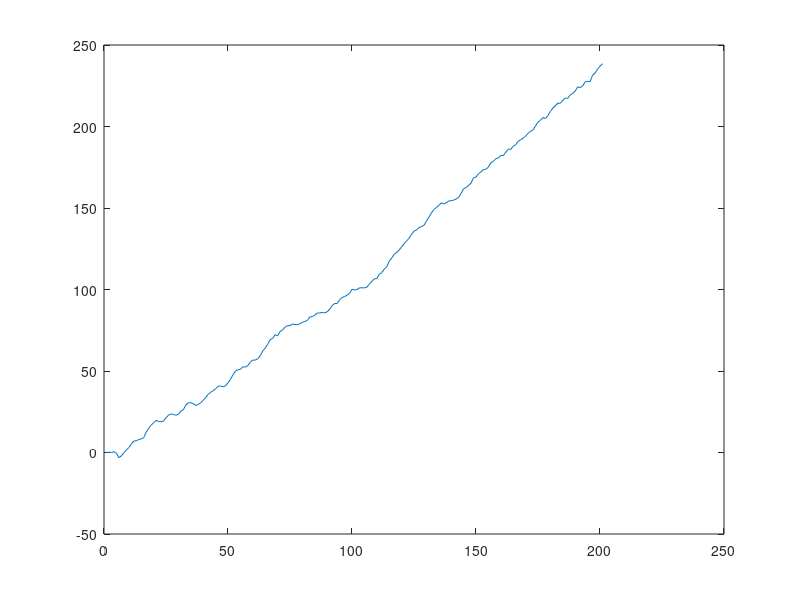

Write MATLAB code to recreate this figure.
close all, clear all, clc;
%A simple bandit algorithm.

mean = [0.1, -0.8, 1.3, 0.3, 1.1];
Q = zeros(size(mean));
N = zeros(size(mean));
e = 0.01;
value(1) = 0;

for i = 1:200
    if rand(1) < 1-e
        [~, A] = max(Q);
    else
        A = randi(5,1);
    end
    reward = randn(size(mean))+mean;
    R = reward(A);
    N(A) = N(A)+1;
    Q(A) = Q(A)+(R-Q(A))/N(A);
    value(i+1) = value(i)+R;
end

figure()
plot(value)